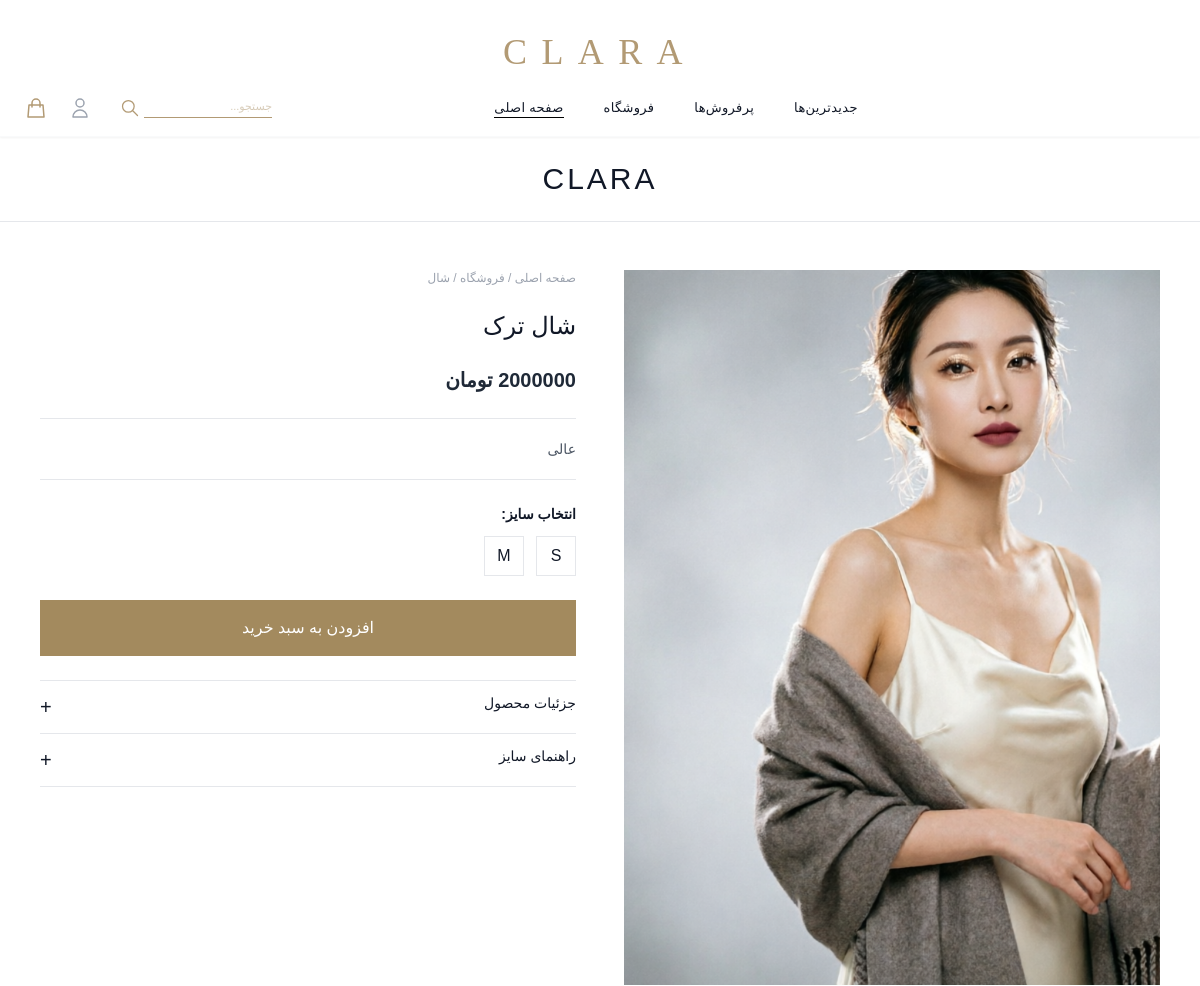
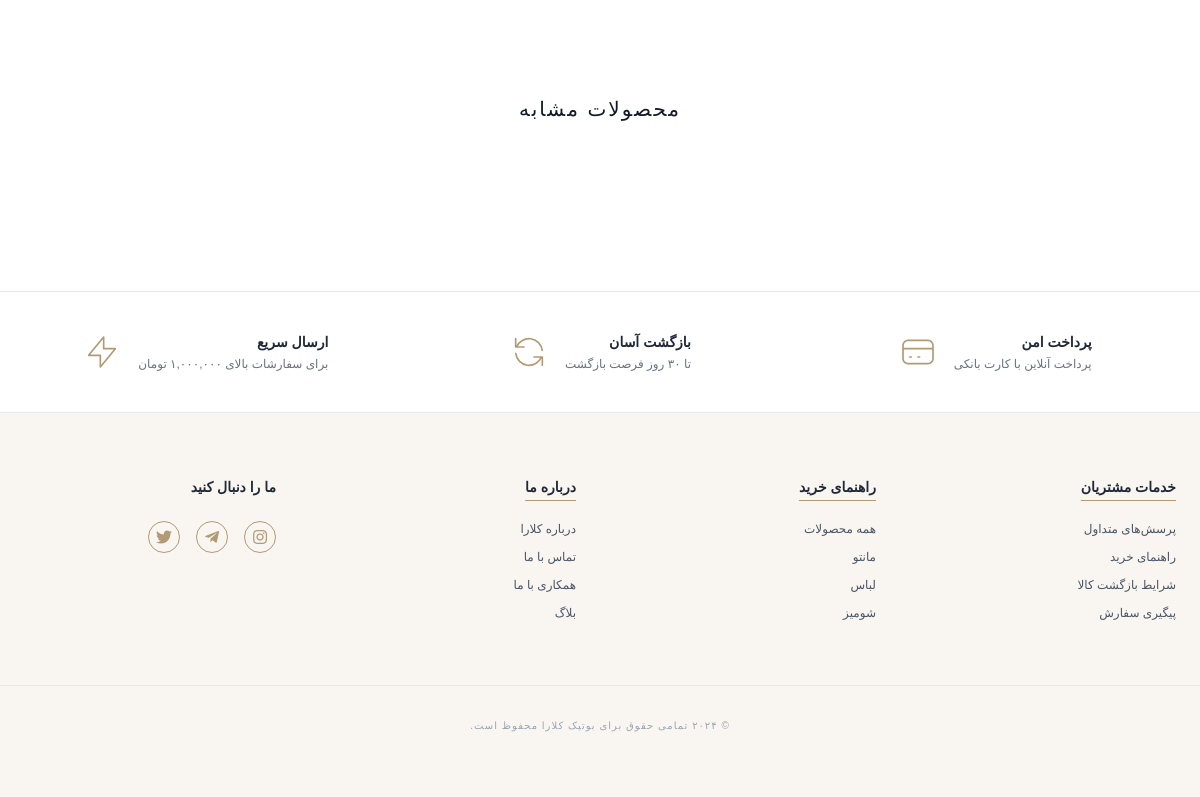
/products/شال-ترک/, run on the app's committed database (2 pictures, top to bottom).
### products/models.py (models this page shows, shortened)
class Product(models.Model):
    category = models.ForeignKey(Category, on_delete=models.CASCADE, related_name='products')
    name = models.CharField(max_length=200, verbose_name="نام لباس")
    slug = models.SlugField(unique=True, allow_unicode=True)
    description = models.TextField(verbose_name="توضیحات")
    price = models.IntegerField(verbose_name="قیمت (تومان)")
    discount_price = models.IntegerField(null=True, blank=True, verbose_name="قیمت با تخفیف")
    image = models.ImageField(upload_to='products/', verbose_name="تصویر اصلی")
    created_at = models.DateTimeField(auto_now_add=True)
    is_available = models.BooleanField(default=True, verbose_name="موجود در انبار")
    size_xs = models.BooleanField(default=False, verbose_name="XS")
    size_s = models.BooleanField(default=False, verbose_name="S")
    size_m = models.BooleanField(default=False, verbose_name="M")
    size_l = models.BooleanField(default=False, verbose_name="L")
    size_xl = models.BooleanField(default=False, verbose_name="XL")
    class Meta:
        verbose_name = "محصول"
        verbose_name_plural = "محصولات"

class Category(models.Model):
    name = models.CharField(max_length=100, verbose_name="نام دسته‌بندی")
    slug = models.SlugField(unique=True, allow_unicode=True)
    image = models.ImageField(upload_to='categories/', null=True, blank=True, verbose_name="تصویر دسته‌بندی")
    class Meta:
        verbose_name = "دسته‌بندی"
        verbose_name_plural = "دسته‌بندی‌ها"

### products/views.py (called while the page is built)
def product_detail(request, slug):
    product = get_object_or_404(Product, slug=slug)
    similar_products = Product.objects.filter(category=product.category).exclude(id=product.id)[:4]
    return render(request, 'products/detail.html', {
        'product': product,
        'similar_products': similar_products
    })

### products/templates/products/detail.html (shortened to what this page needs)
{% extends 'base.html' %}
{% block content %}
<!DOCTYPE html>
<html lang="fa" dir="rtl">
<head>
    <script src="https://cdn.tailwindcss.com"></script>
</head>
<body>
    <header class="border-b py-6 text-center">
        <a href="/" class="text-3xl tracking-widest font-light">CLARA</a>
    </header>
    <main class="max-w-6xl mx-auto px-4 py-12">
        <div class="grid grid-cols-1 md:grid-cols-2 gap-12">
            <div class="space-y-4">
                <div class="bg-gray-50 aspect-[3/4] overflow-hidden">
                    <img src="{{ product.image.url }}" class="w-full h-full object-cover" id="mainImage">
                </div>
            </div>
            <div class="flex flex-col space-y-6">
                <nav class="text-xs text-gray-400">
                    صفحه اصلی / فروشگاه / {{ product.category.name }}
                </nav>
                <h1 class="text-2xl font-light">{{ product.name }}</h1>
                <p class="text-xl font-semibold text-gray-800">{{ product.price }} تومان</p>
                <div class="border-t border-b py-4">
                    <p class="text-sm leading-7 text-gray-600">{{ product.description }}</p>
                </div>
                <div>
                    <span class="text-sm font-bold block mb-3">انتخاب سایز:</span>
                    <div class="flex gap-3">
                        {% if product.size_s %}<button class="w-10 h-10 border hover:bg-black hover:text-white transition">S</button>{% endif %}
                        {% if product.size_m %}<button class="w-10 h-10 border hover:bg-black hover:text-white transition">M</button>{% endif %}
                    </div>
                </div>
<form action="{% url 'cart:cart_add' product.id %}" method="post">
    <button type="submit" class="w-full bg-[#a38a5e] text-white py-4 hover:bg-[#8e774f] transition duration-300">
        افزودن به سبد خرید
    </button>
</form>
                <div class="mt-8 border-t text-sm">
                    <details class="py-3 border-b cursor-pointer">
                        <summary class="list-none flex justify-between">جزئیات محصول <span class="text-xl">+</span></summary>
                    </details>
                    <details class="py-3 border-b cursor-pointer">
                        <summary class="list-none flex justify-between">راهنمای سایز <span class="text-xl">+</span></summary>
                    </details>
                </div>
            </div>
        </div>
        <div class="mt-20">
            <h3 class="text-center text-xl mb-10 font-light tracking-widest uppercase">محصولات مشابه</h3>
        </div>
    </main>
</body>
</html>
{% endblock %}

### templates/base.html (style rules this page uses)
body { font-family: 'Vazir', sans-serif; }

### products/templates/products/detail.html (style rules this page uses)
body { font-family: 'Vazir', sans-serif; background-color: #fff; color: #333; }

### data on the page
Product: image (picture), category.name "شال", name "شال ترک", price "2000000", description "عالی"
